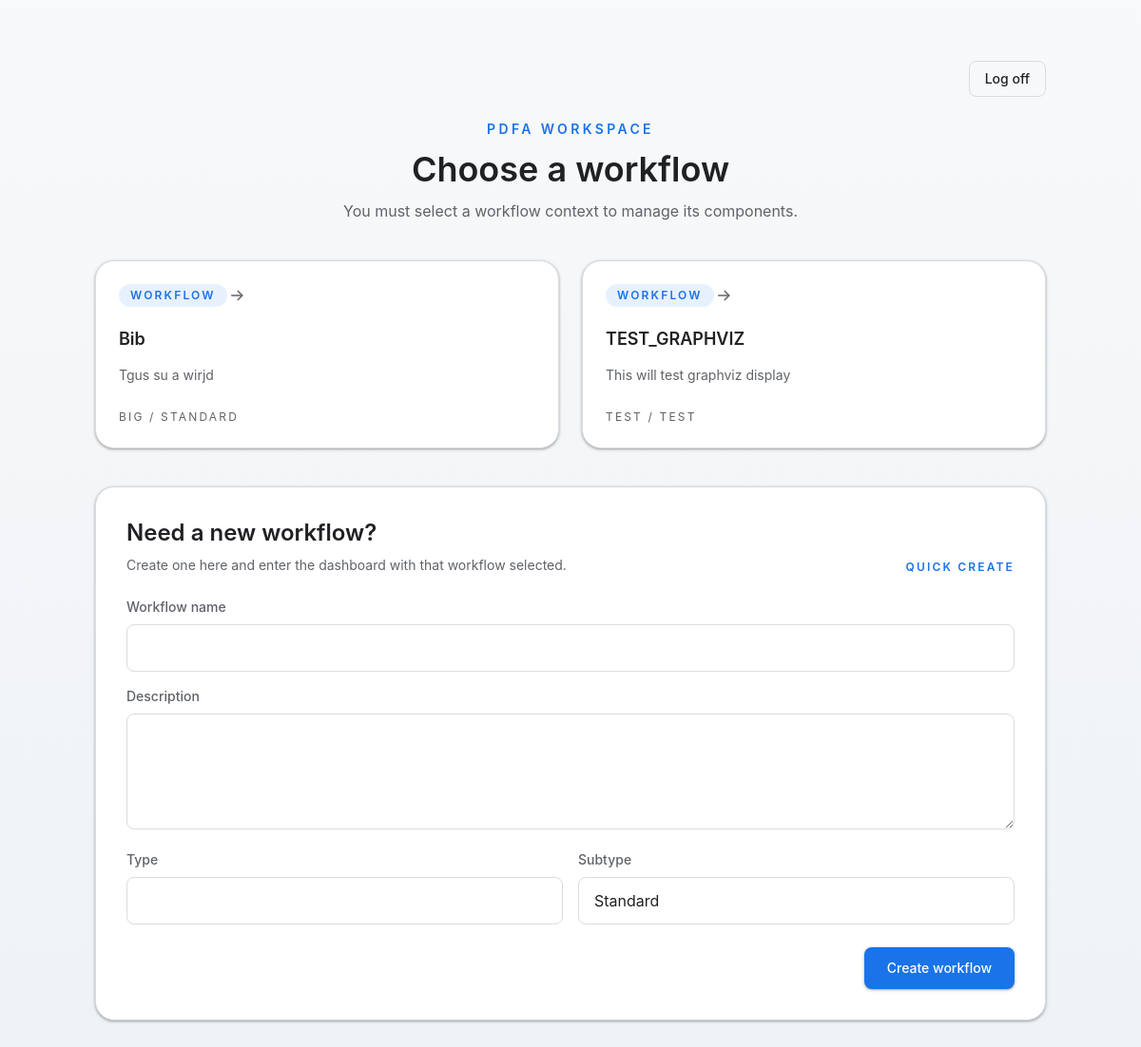
The app's page /select-workflow (signed in), older data.
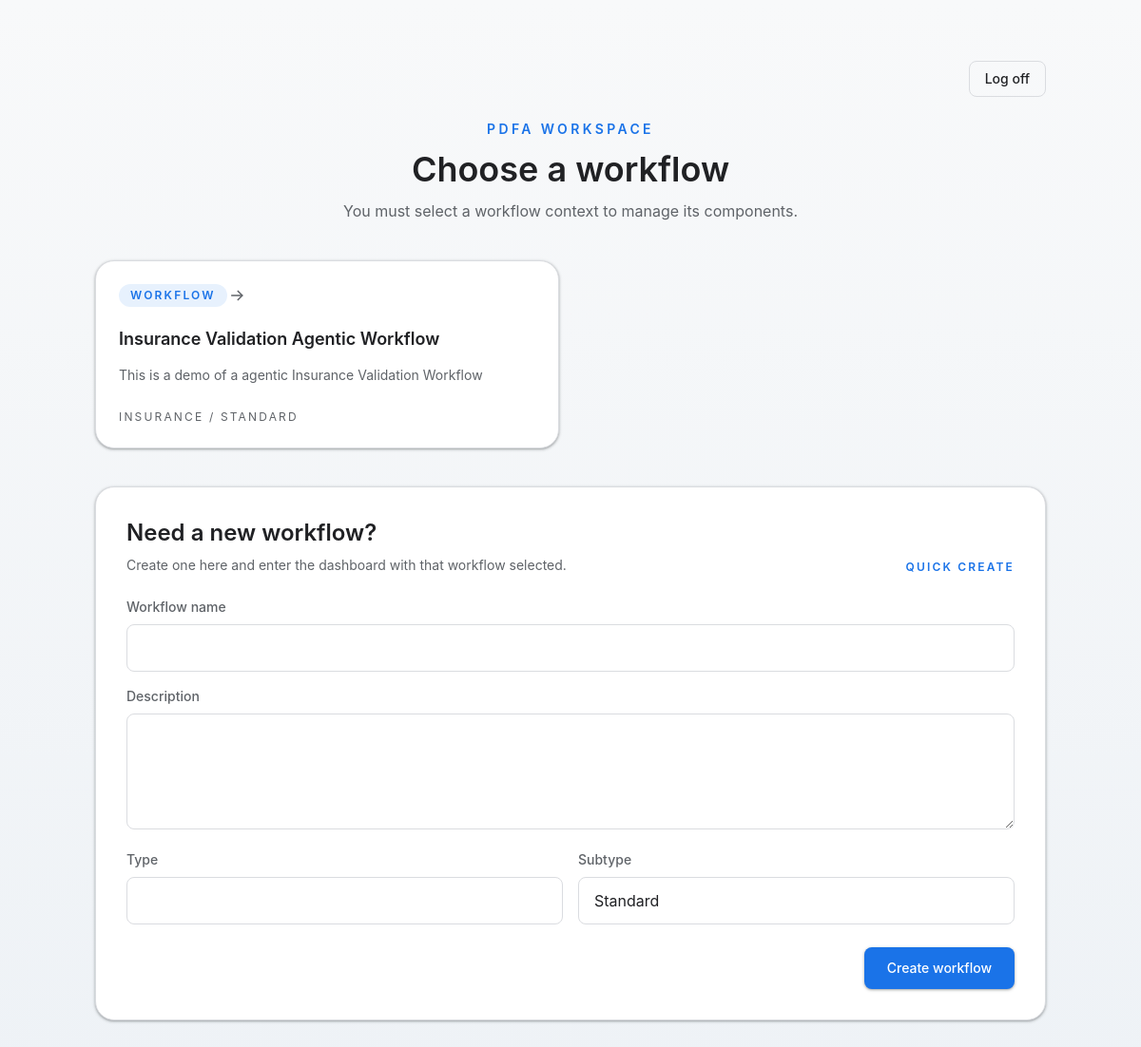
The same page, newer data.
### tables this page shows
CREATE TABLE workflows (workflow_id INTEGER PRIMARY KEY AUTOINCREMENT, workflow_name TEXT NOT NULL UNIQUE, workflow_description TEXT, workflow_type TEXT NOT NULL, workflow_subtype TEXT, created_at TEXT DEFAULT CURRENT_TIMESTAMP, updated_at TEXT DEFAULT CURRENT_TIMESTAMP, created_by TEXT, updated_by TEXT);

### app/routes.py (the view)
@bp.route("/select-workflow")
def select_workflow():
    db_provider = get_db_provider()
    code, _, workflows = db_provider.select_all_from_workflow_table()
    return render_template("select_workflow.html", workflows=_safe_collection(code, workflows))

### app/databases/dao_sqllite.py (called while the page is built)
def _summarize_value(value: Any) -> str:
	if isinstance(value, str):
		truncated = value if len(value) <= 40 else f"{value[:37]}..."
		return repr(truncated)
	if isinstance(value, (list, tuple, set, dict)):
		return f"{type(value).__name__}(len={len(value)})"
	return repr(value)

def _format_call(args: tuple[Any, ...], kwargs: dict[str, Any]) -> str:
	parts = [_summarize_value(arg) for arg in args]
	parts.extend(f"{key}={_summarize_value(value)}" for key, value in kwargs.items())
	return ", ".join(parts) if parts else "no arguments"

def _logged_dao_method(func):
	@wraps(func)
	def wrapper(self, *args, **kwargs):
		method_name = f"{type(self).__name__}.{func.__name__}"
		LOGGER.info("[DAO START] %s(%s)", method_name, _format_call(args, kwargs))
		try:
			result = func(self, *args, **kwargs)
		except Exception as err:
			LOGGER.error("[DAO ERROR] %s raised %s", method_name, err)
			raise
		if isinstance(result, tuple) and len(result) >= 2:
			return_code, error_message = result[0], result[1]
			if return_code == -1 and error_message:
				LOGGER.error("[DAO ERROR] %s failed: %s", method_name, error_message)
		return result
	return wrapper

	def connect(self) -> tuple[int, str | None, Any]:
		try:
			self.connection = sqlite3.connect(self.db_path)
			self.connection.row_factory = sqlite3.Row
			self.connection.execute("PRAGMA foreign_keys = ON")
		except sqlite3.Error as err:
			logging.error(f"[!] Error connecting to SQLite: {err}")
			self.connection = None
			return -1, str(err), None
		return 0, None, self.connection

	def ensure_connection(self) -> tuple[int, str | None, None]:
		if self.connection is None:
			connect_code, connect_error, _ = self.connect()
			if connect_code != 0:
				return -1, connect_error, None
		try:
			self.connection.execute("SELECT 1")
		except sqlite3.Error as err:
			logging.warning(f"[!] SQLite ping failed, reconnecting: {err}")
			connect_code, connect_error, _ = self.connect()
			if connect_code != 0:
				return -1, connect_error, None
		return 0, None, None

	def _select_all_rows(self, table_name: str) -> tuple[int, str | None, list]:
		ensure_code, ensure_error, _ = self.ensure_connection()
		if ensure_code != 0:
			return -1, ensure_error, []
		try:
			cursor = self.connection.execute(f"SELECT * FROM {table_name}")
			rows = [dict(row) for row in cursor.fetchall()]
		except sqlite3.Error as err:
			logging.error(f"[!] Error selecting all from '{table_name}': {err}")
			return -1, str(err), []
		return 0, None, rows

### app/templates/select_workflow.html (shortened to what this page needs)
{% extends "base.html" %}
{% block content %}
<section class="min-h-screen bg-[linear-gradient(180deg,_#F8F9FA_0%,_#EEF2F6_100%)] px-6 py-16">
    <div class="mx-auto max-w-[1000px]">
        <div class="mb-6 flex justify-end">
            <a href="{{ url_for('main.logout') }}" class="inline-flex items-center justify-center rounded-google border border-divider px-4 py-2 text-sm font-medium text-ink transition hover:bg-canvas">Log off</a>
        </div>
        <div class="mb-10 text-center">
            <p class="text-sm font-semibold uppercase tracking-[0.24em] text-primary">PDFA Workspace</p>
            <h1 class="mt-3 text-4xl font-semibold text-ink">Choose a workflow</h1>
            <p class="mt-3 text-base text-muted">You must select a workflow context to manage its components.</p>
        </div>
        {% if workflows %}
            <div class="grid gap-6 md:grid-cols-2 xl:grid-cols-3">
                {% for workflow in workflows %}
                    <form action="{{ url_for('main.set_context') }}" method="post" class="group">
                        <button type="submit" class="flex h-full w-full flex-col rounded-[20px] border border-divider bg-surface p-6 text-left shadow-google transition duration-200 hover:scale-[1.02] hover:shadow-raised">
                            <div class="mb-5 flex items-center justify-between">
                                <span class="rounded-full bg-primary/10 px-3 py-1 text-xs font-semibold uppercase tracking-[0.18em] text-primary">Workflow</span>
                                <svg viewBox="0 0 24 24" class="h-5 w-5 text-muted transition group-hover:text-primary" fill="none" stroke="currentColor" stroke-width="1.8">
                                    <path d="M5 12h14" />
                                    <path d="m13 6 6 6-6 6" />
                                </svg>
                            </div>
                            <h2 class="text-lg font-semibold text-ink">{{ workflow.workflow_name }}</h2>
                            <p class="clamp-2 mt-3 text-sm leading-6 text-muted">{{ workflow.workflow_description or "No description provided yet." }}</p>
                            <div class="mt-6 text-xs uppercase tracking-[0.18em] text-muted">{{ workflow.workflow_type }}{% if workflow.workflow_subtype %} / {{ workflow.workflow_subtype }}{% endif %}</div>
                        </button>
                    </form>
                {% endfor %}
            </div>
            <div class="mt-10 rounded-[20px] border border-divider bg-surface p-8 shadow-google">
                <div class="mb-6 flex flex-col gap-2 md:flex-row md:items-end md:justify-between">
                    <div>
                        <h2 class="text-2xl font-semibold text-ink">Need a new workflow?</h2>
                        <p class="mt-2 text-sm text-muted">Create one here and enter the dashboard with that workflow selected.</p>
                    </div>
                    <span class="text-xs font-semibold uppercase tracking-[0.18em] text-primary">Quick create</span>
                </div>
                <form action="{{ url_for('main.create_workflow_from_selection') }}" method="post" class="grid gap-4 md:grid-cols-2">
                    <div class="md:col-span-2">
                        <label for="workflow_name" class="mb-2 block text-sm font-medium text-muted">Workflow name</label>
                        <input id="workflow_name" name="workflow_name" type="text" class="w-full rounded-google border border-divider bg-surface px-4 py-3 text-[16px] text-ink outline-none transition focus:border-primary focus:ring-4 focus:ring-primary/10">
                    </div>
                    <div class="md:col-span-2">
                        <label for="workflow_description" class="mb-2 block text-sm font-medium text-muted">Description</label>
                        <textarea id="workflow_description" name="workflow_description" rows="4" class="w-full rounded-google border border-divider bg-surface px-4 py-3 text-[16px] text-ink outline-none transition focus:border-primary focus:ring-4 focus:ring-primary/10"></textarea>
                    </div>
                    <div>
                        <label for="workflow_type" class="mb-2 block text-sm font-medium text-muted">Type</label>
                        <input id="workflow_type" name="workflow_type" type="text" class="w-full rounded-google border border-divider bg-surface px-4 py-3 text-[16px] text-ink outline-none transition focus:border-primary focus:ring-4 focus:ring-primary/10">
                    </div>
                    <div>
                        <label for="workflow_subtype" class="mb-2 block text-sm font-medium text-muted">Subtype</label>
                        <input id="workflow_subtype" name="workflow_subtype" type="text" value="Standard" class="w-full rounded-google border border-divider bg-surface px-4 py-3 text-[16px] text-ink outline-none transition focus:border-primary focus:ring-4 focus:ring-primary/10">
                    </div>
                    <div class="md:col-span-2 flex justify-end pt-2">
                        <button type="submit" class="inline-flex items-center justify-center rounded-google bg-primary px-6 py-3 text-sm font-medium text-white shadow-google transition hover:bg-[#1967D2]">Create workflow</button>
                    </div>
                </form>
            </div>
        {% endif %}
    </div>
</section>
{% endblock %}

### app/templates/base.html (shortened to what this page needs)
<!DOCTYPE html>
<html lang="en">
<head>
    <script src="https://cdn.tailwindcss.com"></script>
</head>
<body class="min-h-screen bg-canvas font-sans text-ink antialiased">
    {% block body %}
        <main>
            {% block content %}{% endblock %}
        </main>
    {% endblock %}
</body>
</html>

### app/templates/base.html (style rules this page uses)
.clamp-2 { display: -webkit-box; -webkit-box-orient: vertical; -webkit-line-clamp: 2; overflow: hidden; }

Row changes from the older to the newer data that the page shows:
removed workflows: workflow_name "Bib", workflow_description "Tgus su a wirjd", workflow_type "BIG", workflow_subtype "STANDARD"
removed workflows: workflow_name "TEST_GRAPHVIZ", workflow_description "This will test graphviz display", workflow_type "TEST", workflow_subtype "TEST"
added workflows: workflow_name "Insurance Validation Agentic Workflow", workflow_description "This is a demo of a agentic Insurance Validation Workflow", workflow_type "INSURANCE", workflow_subtype "STANDARD"
